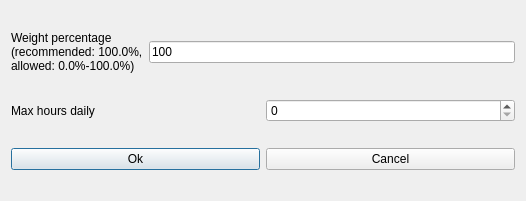
<?xml version="1.0" encoding="UTF-8"?>
<ui version="4.0">
 <class>ModifyConstraintTeachersMaxHoursDailyRealDaysForm_template</class>
 <widget class="QDialog" name="ModifyConstraintTeachersMaxHoursDailyRealDaysForm_template">
  <property name="geometry">
   <rect>
    <x>0</x>
    <y>0</y>
    <width>526</width>
    <height>201</height>
   </rect>
  </property>
  <property name="windowTitle">
   <string extracomment="This is the title of the dialog to modify a constraint of this type">Modify teachers max hours daily real days</string>
  </property>
  <layout class="QGridLayout" name="gridLayout">
   <item row="0" column="0">
    <layout class="QHBoxLayout" name="horizontalLayout_3">
     <item>
      <widget class="QLabel" name="weightTextLabel">
       <property name="frameShape">
        <enum>QFrame::NoFrame</enum>
       </property>
       <property name="frameShadow">
        <enum>QFrame::Plain</enum>
       </property>
       <property name="text">
        <string>Weight percentage
(recommended: 100.0%,
allowed: 0.0%-100.0%)</string>
       </property>
       <property name="wordWrap">
        <bool>false</bool>
       </property>
      </widget>
     </item>
     <item>
      <widget class="QLineEdit" name="weightLineEdit">
       <property name="text">
        <string notr="true">100</string>
       </property>
      </widget>
     </item>
    </layout>
   </item>
   <item row="1" column="0">
    <layout class="QHBoxLayout" name="horizontalLayout_2">
     <item>
      <widget class="QLabel" name="maxHoursTextLabel">
       <property name="frameShape">
        <enum>QFrame::NoFrame</enum>
       </property>
       <property name="frameShadow">
        <enum>QFrame::Plain</enum>
       </property>
       <property name="text">
        <string>Max hours daily</string>
       </property>
       <property name="wordWrap">
        <bool>false</bool>
       </property>
      </widget>
     </item>
     <item>
      <widget class="QSpinBox" name="maxHoursSpinBox"/>
     </item>
    </layout>
   </item>
   <item row="2" column="0">
    <layout class="QHBoxLayout" name="horizontalLayout">
     <item>
      <widget class="QPushButton" name="okPushButton">
       <property name="text">
        <string>Ok</string>
       </property>
      </widget>
     </item>
     <item>
      <widget class="QPushButton" name="cancelPushButton">
       <property name="text">
        <string>Cancel</string>
       </property>
      </widget>
     </item>
    </layout>
   </item>
  </layout>
 </widget>
 <layoutdefault spacing="6" margin="11"/>
 <resources/>
 <connections/>
</ui>
